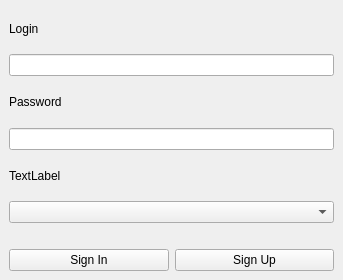
<?xml version="1.0" encoding="UTF-8"?>
<ui version="4.0">
 <class>AuthWindow</class>
 <widget class="QMainWindow" name="AuthWindow">
  <property name="geometry">
   <rect>
    <x>0</x>
    <y>0</y>
    <width>343</width>
    <height>280</height>
   </rect>
  </property>
  <property name="windowTitle">
   <string>Authorization</string>
  </property>
  <widget class="QWidget" name="centralwidget">
   <layout class="QVBoxLayout" name="verticalLayout">
    <item>
     <layout class="QHBoxLayout" name="horizontalLayout">
      <item>
       <layout class="QGridLayout" name="gridLayout">
        <item row="6" column="0">
         <widget class="QComboBox" name="comboLevel"/>
        </item>
        <item row="4" column="0">
         <widget class="QLineEdit" name="inputPass">
          <property name="echoMode">
           <enum>QLineEdit::Password</enum>
          </property>
         </widget>
        </item>
        <item row="2" column="0">
         <widget class="QLineEdit" name="inputLogin">
          <property name="text">
           <string/>
          </property>
         </widget>
        </item>
        <item row="1" column="0">
         <widget class="QLabel" name="labelLogin">
          <property name="text">
           <string>Login</string>
          </property>
         </widget>
        </item>
        <item row="3" column="0">
         <widget class="QLabel" name="labelPass">
          <property name="text">
           <string>Password</string>
          </property>
         </widget>
        </item>
        <item row="5" column="0">
         <widget class="QLabel" name="labelLevel">
          <property name="text">
           <string>TextLabel</string>
          </property>
         </widget>
        </item>
       </layout>
      </item>
     </layout>
    </item>
    <item>
     <spacer name="horizontalSpacer">
      <property name="orientation">
       <enum>Qt::Horizontal</enum>
      </property>
      <property name="sizeHint" stdset="0">
       <size>
        <width>40</width>
        <height>20</height>
       </size>
      </property>
     </spacer>
    </item>
    <item>
     <layout class="QHBoxLayout" name="horizontalLayout_2">
      <item>
       <widget class="QPushButton" name="btnAuth">
        <property name="text">
         <string>Sign In</string>
        </property>
       </widget>
      </item>
      <item>
       <widget class="QPushButton" name="btnSignUp">
        <property name="text">
         <string>Sign Up</string>
        </property>
       </widget>
      </item>
     </layout>
    </item>
   </layout>
  </widget>
 </widget>
 <tabstops>
  <tabstop>inputLogin</tabstop>
  <tabstop>inputPass</tabstop>
  <tabstop>btnAuth</tabstop>
  <tabstop>btnSignUp</tabstop>
 </tabstops>
 <resources/>
 <connections/>
</ui>
